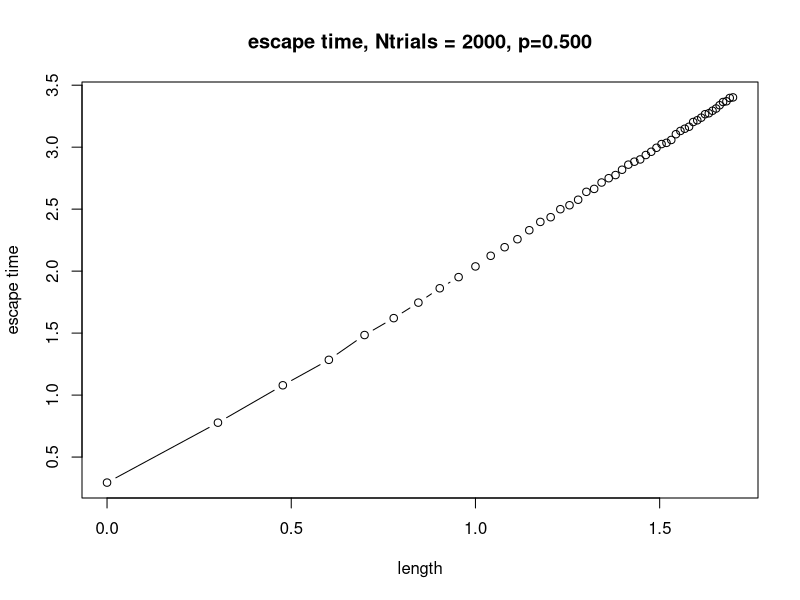

Source code (R):
#
# escape_time --- compute the escape time for different length race courses
#

NumTrials = 2000      # number of trials to perform
MaxTime = 100000      # max length of time
p = 0.5              # probability of jumping

xmin = 0        # location of left most cell
Xstart = xmin   # cell location to start
Lmax = 50       # max length of domain to use

EscTime = numeric(Lmax)  # initialize array of escape times
CourseLengths = 1:Lmax   # array of course lengths to run

# loop over different length of domains
#
for(xmax in CourseLengths){

  cat(sprintf('Begin running length=%i for %i trials\n ',xmax,NumTrials))
  
  # initialize particles and individual escape times
  #
  X = array(Xstart,NumTrials)
  T = array(0,NumTrials)

  #
  #
  for (n in 1:MaxTime){
  
    # perform single step of random walk
    #
    r = runif(NumTrials,0,1)
    X = X + (r<p)*1.0 + (r>(1-p))*(-1.0) 

    # keep X>=xmin
    #
    X = X + (X<xmin)*1

    # check if this is the first exit and record
    #
    T = T + (X>=xmax & T ==0)*n 

    # exit loop if everyone escaped
    #
    if(all(T>0)) break
  
  } #

  EscTime[xmax] = mean(T)
 

}


plot(log10(CourseLengths),log10(EscTime),'b',xlab='length',ylab='escape time')
print(lm(log10(EscTime)~log10(CourseLengths)))
title(main=sprintf('escape time, Ntrials = %i, p=%5.3f',NumTrials,p))
